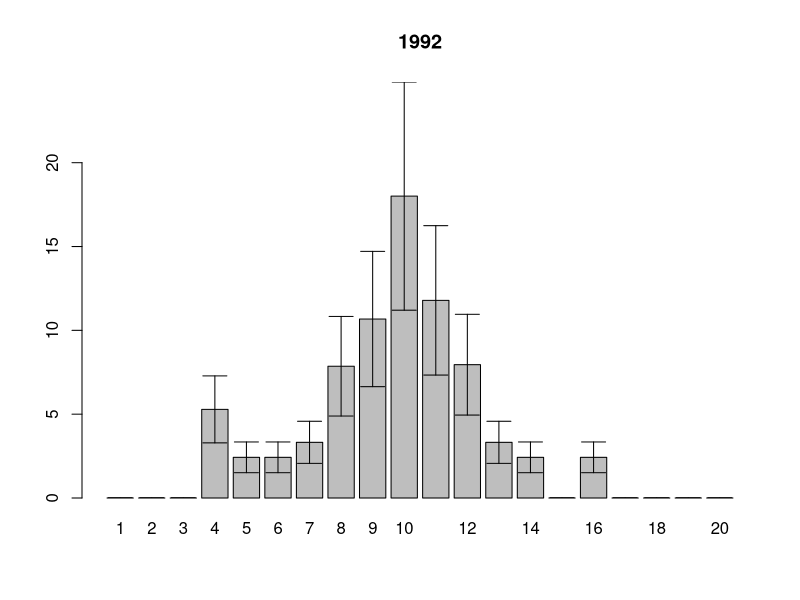
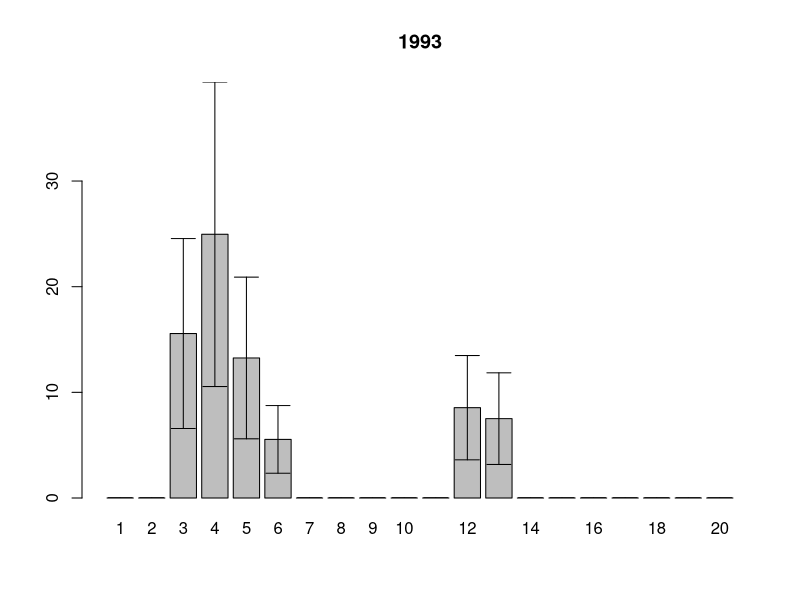
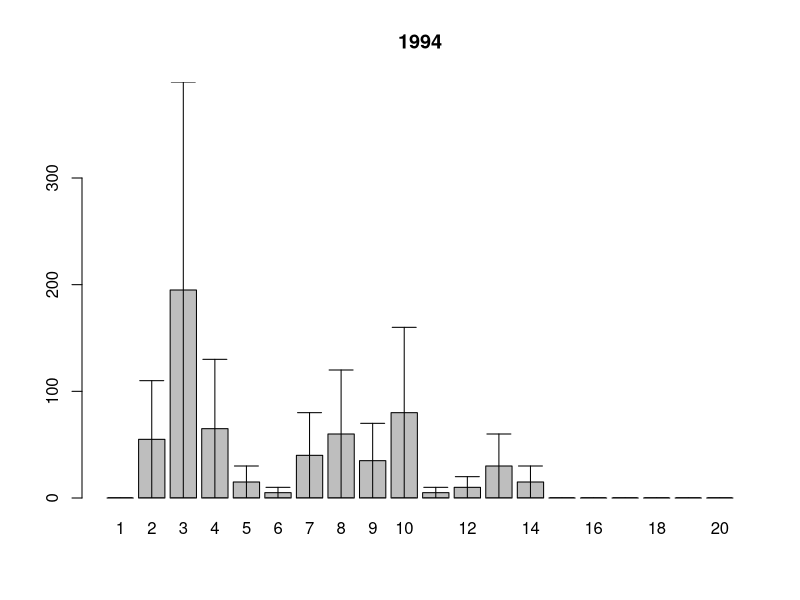
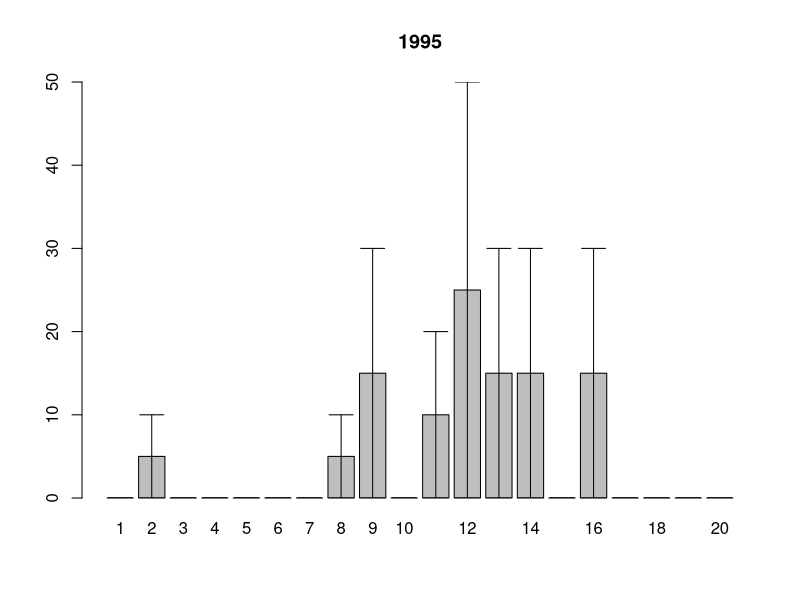
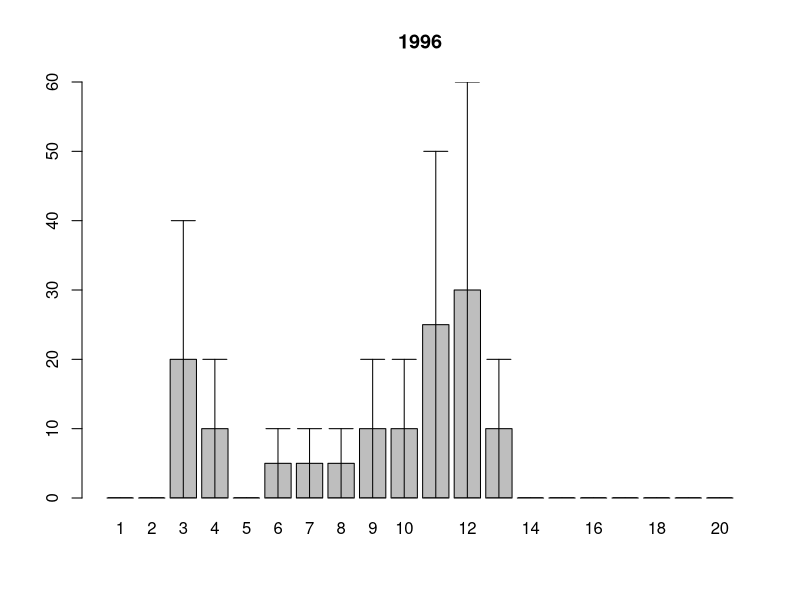
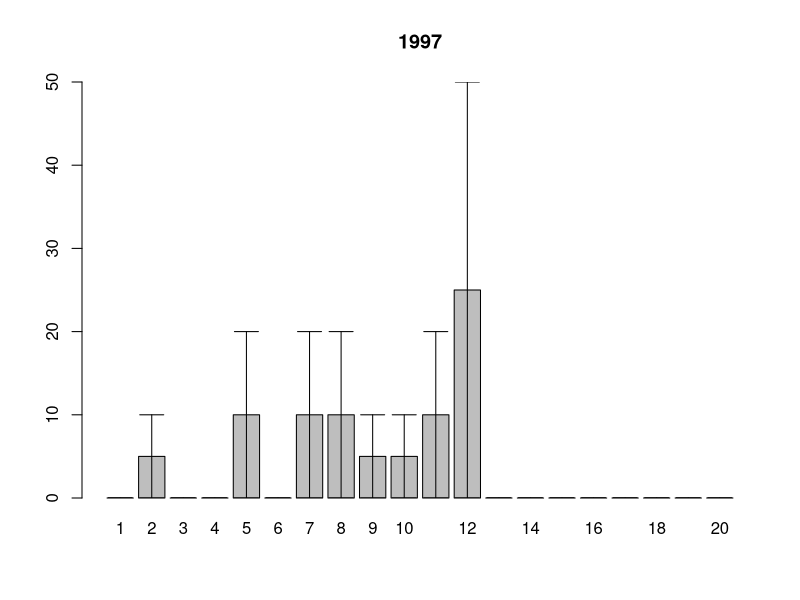
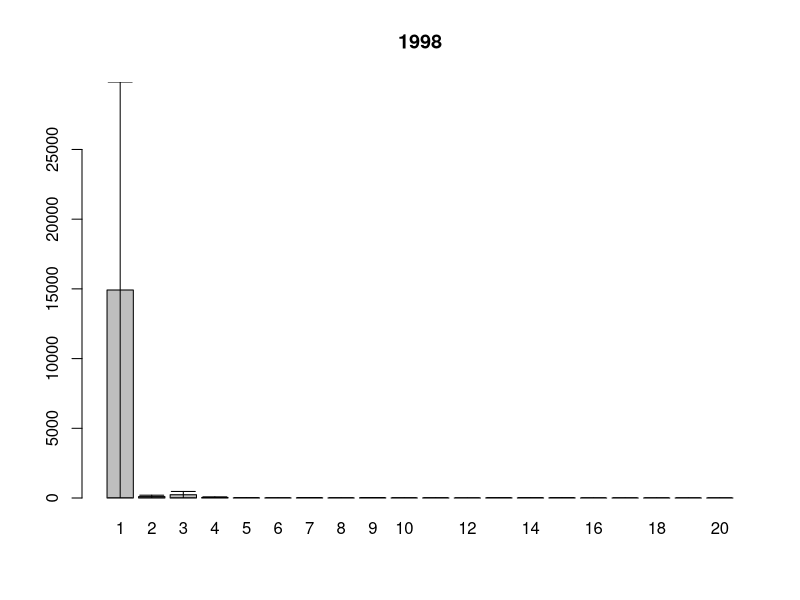
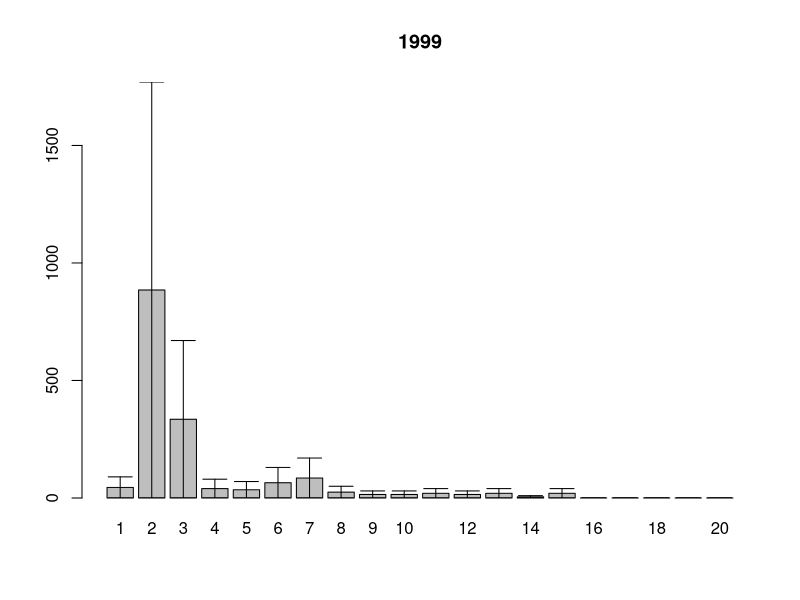

Generate these figures, in order, with R: (Note: this script raises an error after producing the figures.)
# размерная структура суммарно по годам по горизонтам
#ishodnik<-read.table(file="length.csv", sep=";", dec=",", head=T)
#attach(ishodnik)
#year<-factor(year)
#Length.int<-cut(Length.mm, breaks=seq(0,20,1))
#(size.str.table<-table(Length.int,year, tidal_zone))
#(size.str.df<-as.data.frame(size.str.table))
#length.class<-seq(1,20,1)
#for (i in 1:length(levels(size.str.df$tidal_zone)))
#{
#  for (j in 1:length(levels(size.str.df$year)))
#  {
#    pdf(file=paste("sizestr", size.str.df$tidal_zone[i], size.str.df$year[j], ".pdf",sep="_"),width=1000, height=790)
#    barplot(size.str.df$Freq[size.str.df$tidal_zone==paste(size.str.df$tidal_zone[i]) & size.str.df$year==paste(size.str.df$year[j])], names.arg=length.class)
#    dev.off()
#}}


setwd("~/Dropbox/PhD_thesis/White_Sea/Luvenga_Goreliy//")

# размерная структура средние по годам по горизонтам
ishodnik<-read.table(file="length.csv", sep=";", dec=",", head=T)
samples.squares<-read.table(file="squares.csv", sep=";", dec=",", head=T)
samples.names<-read.table(file="sample.csv", sep=";", dec=",", head=T)
attach(ishodnik)
#year<-factor(year)

Length.int<-cut(Length.mm, breaks=seq(0,20,1))

(size.str.table<-table(Length.int,year, tidal_level, sample))

size.str.df<-as.data.frame(size.str.table) # как таблица данных

#убираем те пробы которых на самом деле нету
for (i in 1:length(levels(size.str.df$year)))
{ (xxx<-size.str.df$sample[size.str.df$year==levels(size.str.df$year)[i] ]%in%
     samples.names$sample[samples.names$year==levels(size.str.df$year)[i]])
  antixxx<-as.logical(1-xxx)
  size.str.df$Freq[size.str.df$year==levels(size.str.df$year)[i]][antixxx]<-NA
}


# SUBSET - для фильтрации таблицы данных
# APPLY - кто-то из них для средней и СД по фрейму

#теперь на квадратный метр
size.str.sqmeter<-size.str.df
for (i in 1:length(levels(size.str.sqmeter$year)))
{
  size.str.sqmeter$Freq[size.str.sqmeter$year==levels(size.str.sqmeter$year)[i]]<-
    size.str.sqmeter$Freq[size.str.sqmeter$year==levels(size.str.sqmeter$year)[i]] * 
    samples.squares$square[samples.squares$year==levels(size.str.sqmeter$year)[i]]
}

for (i in 1: length(levels(size.str.sqmeter$tidal_level)))
{
  write.table(assign(paste(levels(size.str.sqmeter$tidal_level)[i]), 
                     subset(size.str.sqmeter, size.str.sqmeter$tidal_level==levels(size.str.sqmeter$tidal_level)[i])), file=paste(levels(size.str.sqmeter$tidal_level)[i]), sep=",")
}


#subset(size.str.sqmeter,subset=size.str.sqmeter$year=="1992")

#и среднее??
# tapply выдает как резудьтат матрицу

# надо как-то дружить array's в момент рассчета ошибок... и как потом рисовать картики? или проще разделить на отдельные горизонтв и поработать с ними?? 

#attach(paste(levels(size.str.sqmeter$tidal_level)[1]))

#
#assign(paste("mean.sqmeter", levels(size.str.sqmeter$tidal_level)[1], sep="."), 
#       tapply(paste(levels(size.str.sqmeter$tidal_level)[1])$Freq, 
#              INDEX=list(levels(size.str.sqmeter$tidal_level)[1]$year, levels(size.str.sqmeter$tidal_level)[1]$Length.int)), 
#              FUN=mean, na.rm=T))
#КАК АВТОМАТИЗИРОВАТЬ ТЕМУ ПРО НЕСКОЛЬКО УЧАСТКОВ Я НЕ ПРИДУМАЛА :( ПИШУ РУЧКАМИ 4 РАЗА...

(n.samples<-tapply(samples.names$sample,list(samples.names$year,samples.names$tidal_level), length ))
(n.samples.df<-as.data.frame(n.samples))

#верхний горизонт
(mean.sqmeter.high<-t(tapply(high$Freq,INDEX=list(high$year,  high$Length.int),FUN=sd, na.rm=T)))
mean.sqmeter.high.df<-as.data.frame(mean.sqmeter.high)

(sd.sqmeter.high<-tapply(high$Freq,INDEX=list(high$year,  high$Length.int),FUN=sd, na.rm=T))

(sem.sqmeter.high <-t(sd.sqmeter.high/sqrt(n.samples.df$high)))
sem.sqmeter.high.df<-as.data.frame(sem.sqmeter.high)

#средний горизонт
mean.sqmeter.middle<-t(tapply(middle$Freq,INDEX=list(middle$year,  middle$Length.int),FUN=sd, na.rm=T))
mean.sqmeter.middle.df<-as.data.frame(mean.sqmeter.middle)

sd.sqmeter.middle<-tapply(middle$Freq,INDEX=list(middle$year,  middle$Length.int),FUN=sd, na.rm=T)

sem.sqmeter.middle <-t(sd.sqmeter.middle/sqrt(n.samples.df$middle))
sem.sqmeter.middle.df<-as.data.frame(sem.sqmeter.middle)

#граница среднего и нижнего горизонта, в фукусах
mean.sqmeter.midlow<-t(tapply(midlow$Freq,INDEX=list(midlow$year,  midlow$Length.int),FUN=sd, na.rm=T))
mean.sqmeter.midlow.df<-as.data.frame(mean.sqmeter.midlow)

sd.sqmeter.midlow<-tapply(midlow$Freq,INDEX=list(midlow$year,  midlow$Length.int),FUN=sd, na.rm=T)

sem.sqmeter.midlow <-t(sd.sqmeter.midlow/sqrt(n.samples.df$midlow))
sem.sqmeter.midlow.df<-as.data.frame(sem.sqmeter.midlow)

#нижний горизонт, у нуля глубин
(mean.sqmeter.low<-t(tapply(low$Freq,INDEX=list(low$year,  low$Length.int),FUN=sd, na.rm=T)))
mean.sqmeter.low.df<-as.data.frame(mean.sqmeter.low)

sd.sqmeter.low<-tapply(low$Freq,INDEX=list(low$year,  low$Length.int),FUN=sd, na.rm=T)

sem.sqmeter.low <-t(sd.sqmeter.low/sqrt(n.samples.df$low))
sem.sqmeter.low.df<-as.data.frame(sem.sqmeter.low)


length.class<-seq(1,20,1)

#from R-book 
error.bars<-function(yv,z,nn){
  xv<-
    barplot(yv,ylim=c(0,(max(yv)+max(z))),names=nn)#,ylab=deparse(substitute(yv)))
  g=(max(xv)-min(xv))/50
  for (i in 1:length(xv)) {
    lines(c(xv[i],xv[i]),c(yv[i]+z[i],yv[i]-z[i]))
    lines(c(xv[i]-g,xv[i]+g),c(yv[i]+z[i], yv[i]+z[i]))
    lines(c(xv[i]-g,xv[i]+g),c(yv[i]-z[i], yv[i]-z[i]))
  }}


#верхний горизонт
for (j in 1:length(colnames(mean.sqmeter.high)))
{
  pdf(file=paste("high", colnames(mean.sqmeter.high)[j], ".pdf",sep="_"), paper="a4")
  error.bars(yv=mean.sqmeter.high[,j], nn=length.class,  z=sem.sqmeter.high[,j])
  title(main=colnames(mean.sqmeter.high)[j], xlab="", ylab="")
  dev.off()
}

#средний горизонт
for (j in 1:length(colnames(mean.sqmeter.middle)))
{
  pdf(file=paste("middle", colnames(mean.sqmeter.middle)[j], ".pdf",sep="_"), paper="a4")
  error.bars(yv=mean.sqmeter.middle[,j], nn=length.class,  z=sem.sqmeter.middle[,j])
  title(main=colnames(mean.sqmeter.middle)[j], xlab="", ylab="")
  dev.off()
}

#граница среднего и нижнего горизонтов, в фукоидах
for (j in 1:length(colnames(mean.sqmeter.midlow)))
{
  pdf(file=paste("midlow", colnames(mean.sqmeter.midlow)[j], ".pdf",sep="_"), paper="a4")
  error.bars(yv=mean.sqmeter.midlow[,j], nn=length.class,  z=sem.sqmeter.midlow[,j])
  title(main=colnames(mean.sqmeter.midlow)[j], xlab="", ylab="")
  dev.off()
}

#нижний горизонт, у нуля глубин
for (j in 1:length(colnames(mean.sqmeter.low)))
{
  pdf(file=paste("low", colnames(mean.sqmeter.low)[j], ".pdf",sep="_"), paper="a4")
  error.bars(yv=mean.sqmeter.low[,j], nn=length.class,  z=sem.sqmeter.low[,j])
  title(main=colnames(mean.sqmeter.low)[j], xlab="", ylab="")
  dev.off()
}


# все 4 на одном графике
for (j in 1:length(colnames(mean.sqmeter.low_beatch)))
{
  pdf(file=paste("all_tidal", colnames(mean.sqmeter.low_beatch)[j], ".pdf",sep="_"), paper="a4")
  error.bars(yv=matrix(mean.sqmeter.high_beatch[,j], mean.sqmeter.fucus_zone[,j], 
                       mean.sqmeter.zostera_zone[,j],mean.sqmeter.low_beatch[,j]), 
             nn=length.class,  
             z=sem.sqmeter.low_beatch[,j])
  title(main=colnames(mean.sqmeter.low_beatch)[j], xlab="", ylab="")
  dev.off()
}


barplot(matrix(mean.sqmeter.high_beatch[,1], mean.sqmeter.fucus_zone[,1], 
               mean.sqmeter.zostera_zone[,1],mean.sqmeter.low_beatch[,1]))